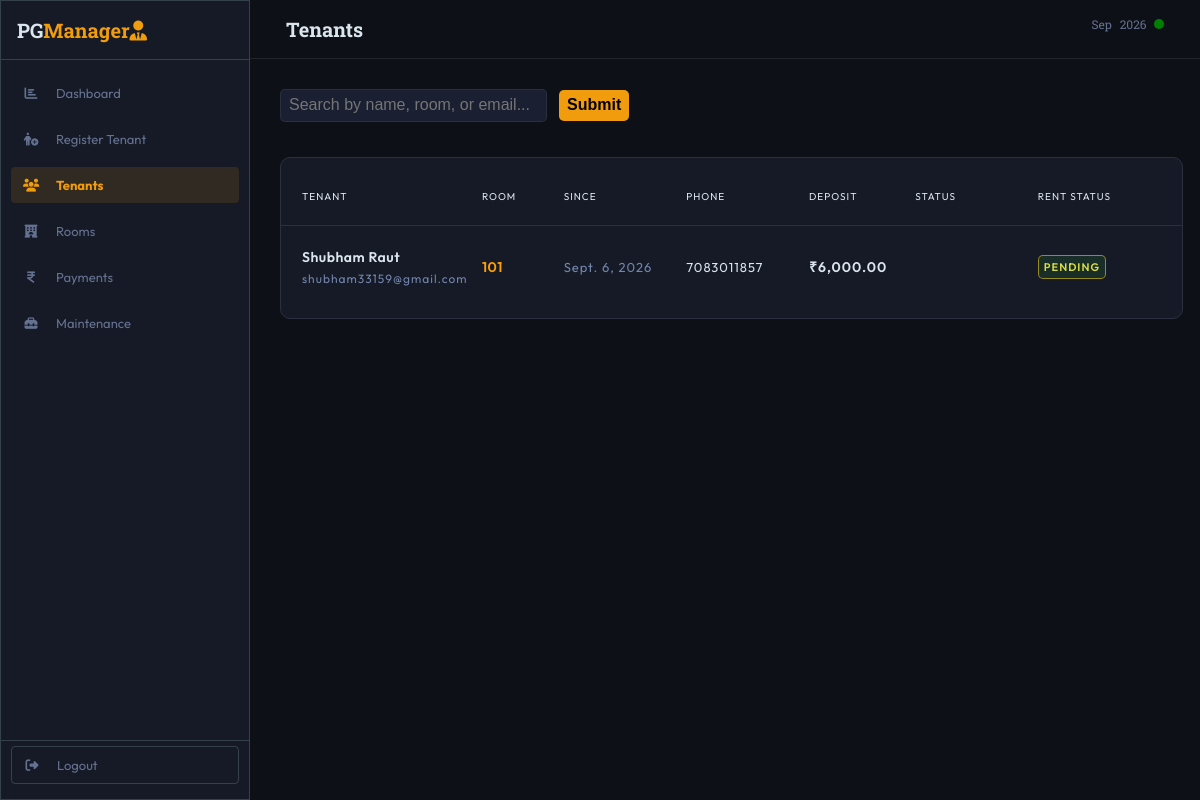
Page /tenant/ on the earlier database version.
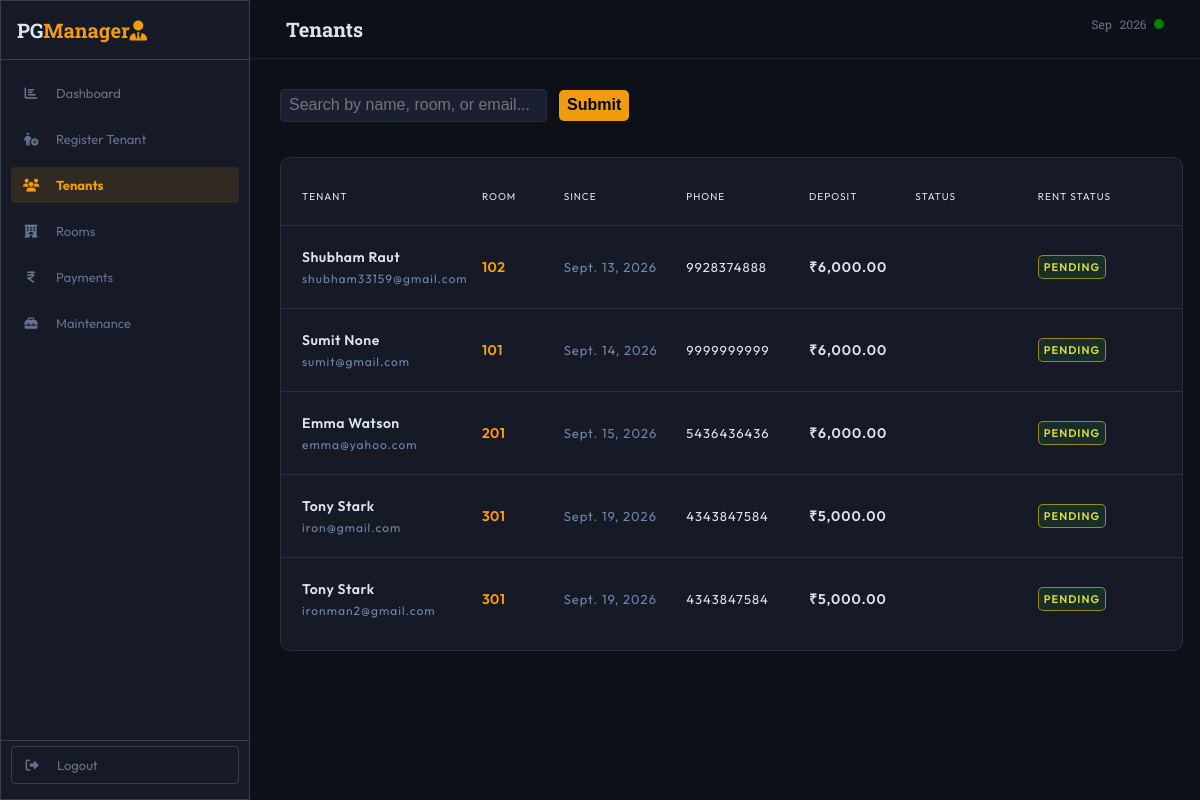
Same page on the later database version.
### dashboard/models.py (models this page shows, shortened)
class Tenant(models.Model):
    CHOICE_GENDER = (("","Select Gender"), ("male","Male"), ("female","Female"), ("others","Others"))
    CHOICE_RENT_STATUS = (("pending", "Pending"), ("overdue", "Overdue"), ("paid","Paid"))
    user = models.OneToOneField(User, on_delete=models.CASCADE, null=True, blank=True)
    firstname = models.CharField(max_length=100, null=False, blank=False)
    lastname = models.CharField(max_length=100, null=True, blank=True)
    phone_number = models.CharField(max_length=10, null=False, blank=False)
    email = models.EmailField(unique=True, null=True, blank=True)
    uid = models.CharField(unique=True, max_length=12, blank=False)
    gender = models.CharField(max_length=10, choices=CHOICE_GENDER)
    status = models.CharField(max_length=100, null=False, blank=False, default="active")
    emg_contact_name = models.CharField(max_length=100, null=False, blank=False)
    emg_contact = models.CharField(max_length=10, null=True, blank=True)
    address = models.ForeignKey(Address, on_delete=models.PROTECT, null=False, blank=False)
    room = models.ForeignKey(Room,on_delete=models.PROTECT, null=False, blank=False)
    move_in_date = models.DateField(null=False, blank=False)
    rent_status = models.CharField(null=False, blank=False, default="pending", choices=CHOICE_RENT_STATUS)
    security_deposit = models.DecimalField(max_digits=10, decimal_places=2)
    adv_rent = models.DecimalField(max_digits=10, decimal_places=2)
    notes = models.TextField(max_length=1000, blank=True)
    slug = models.SlugField(unique=True, default=uuid.uuid4, editable=False)

class Room(models.Model):
    FLOOR_CHOICES = (
        (1, "Floor 1"),
        (2, "Floor 2"),
        (3, "Floor 3"),
        (4, "Floor 4"),
        (5, "Floor 5"),
        (6, "Floor 6"),
        (7, "Floor 7"),
        (8, "Floor 8"),
    )
    SHARING_TYPE_CHOICES = (("single","Single"),("double","Double"),("triple","Triple"), ("quadruple","Quadruple"))
    ROOM_RENT_CHOICES = ((8000,"₹8000"), (9000,"₹9000"), (12000, "₹12000"), (12500,"₹12500"))
    number = models.CharField(max_length=10, null=False, blank=False, unique=True)
    sharing_type = models.CharField(max_length=10, choices=SHARING_TYPE_CHOICES)
    rent = models.PositiveIntegerField(choices=ROOM_RENT_CHOICES)
    floor = models.PositiveIntegerField( choices=FLOOR_CHOICES, null=False, blank=False)

### dashboard/views.py (the view, shortened to what this page needs)
# urls.py: path("tenant/", views.tenant, name="tenant"),
def tenant(request):
    print(request.GET)
    search_query = request.GET.get("q","").strip()
    tenants = Tenant.objects.all()
    return render(request, "dashboard/tenant.html", {
        "tenants" : tenants,
        "search_query": search_query,
    })

### dashboard/templates/dashboard/tenant.html (shortened to what this page needs)
{% extends "base.html" %}
{% load static %}
{% load humanize %}
{% block css_file %}
    <link rel="stylesheet" href="{% static 'dashboard/tenant.css' %}">
{% endblock css_file %}
{% block content %}
<main>
    <header class="page-header">
        <div class="header-title header-box">
            <h2>Tenants</h2>
        </div>
        <div class="header-date header-box">
            <span>{% now "M Y" %}</span>
            <span class="status-dot"></span>
        </div>
    </header>
   <form method="GET" action="{% url "tenant" %}" id="search-form">
        <input
            type="text"
            name="q"
            placeholder="Search by name, room, or email..."
            value="{{ search_query }}"
            id="search-input"
            autofocus
        >
        <button type="submit">Submit</button>
    </form>
    <div class="tenant-table">
        <div class="tenant-row">
            <div>TENANT</div>
            <div>ROOM</div>
            <div>SINCE</div>
            <div>PHONE</div>
            <div>DEPOSIT</div>
            <div>STATUS</div>
            <div>RENT STATUS</div>
        </div>
        {% for tenant in tenants %}
            <div class="tenant-row tenant-table-body">
                <div class="tenant-details">
                    <span class="tenant-name">
                        {{ tenant.firstname }}
                        {{ tenant.lastname }}
                    </span>
                    <span class="tenant-email">
                        {{ tenant.email }}
                    </span>
                </div>
                <div class="room-number">
                    {{ tenant.room.number }}
                </div>
                <div class="move-in-date">
                    {{ tenant.move_in_date }}
                </div>
                <div class="phone-number">
                    {{ tenant.phone_number }}
                </div>
                <div class="deposit">
                    ₹{{ tenant.security_deposit | intcomma }}
                </div>
                <div>
                    <span class="rent-status rent-status-{{ tenant.rent_status }}">{{ tenant.rent_status | capfirst }}</span>
                </div>
            </div>
        {% endfor %}
    </div>
</main>
{% endblock content %}

Differences in the rows shown:
changed Tenant "Shubham": room.number "101" → "102"; move_in_date "Sept. 6, 2026" → "Sept. 13, 2026"; phone_number "7083011857" → "9928374888"
added Tenant: firstname "Sumit", lastname "None", email "sumit@gmail.com", room.number "101", move_in_date "Sept. 14, 2026", phone_number "9999999999", security_deposit "6,000.00", rent_status "PENDING"
added Tenant: firstname "Emma", lastname "Watson", email "emma@yahoo.com", room.number "201", move_in_date "Sept. 15, 2026", phone_number "5436436436", security_deposit "6,000.00", rent_status "PENDING"
added Tenant: firstname "Tony", lastname "Stark", email "iron@gmail.com", room.number "301", move_in_date "Sept. 19, 2026", phone_number "4343847584", security_deposit "5,000.00", rent_status "PENDING"
added Tenant: firstname "Tony", lastname "Stark", email "ironman2@gmail.com", room.number "301", move_in_date "Sept. 19, 2026", phone_number "4343847584", security_deposit "5,000.00", rent_status "PENDING"
